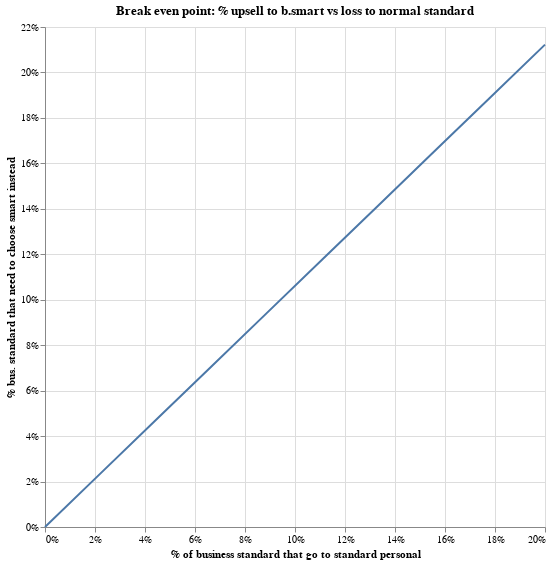

Notebook code cell kept with this figure:
### Code cell
def output_perc_upsell(value_bsmart, value_standard, value_bstandard, probs):
    """
    standard_prob = % of b-standard that switches to personal standard
    value_bsmart = Avg. net PNL after 12 months for business smart
    value_standard = Avg. net PNL after 12 months for standard customer
    value_bstandard = Avg. net PNL after 12 months for business standard customer
    probs = Dictionary of baseline xsell values at kyc

    """
    df = pd.DataFrame(
        np.linspace(0, 0.2, 10), columns=["business_standard_to_personal"]
    ).reset_index()

    def compute_smart(standard_prob):
        """
        Computes implied xsell to smart.
        """
        # how much we loose per customer due to personal standard cannibalization
        loss = probs["bstandard"] * standard_prob * (value_bstandard - value_standard)

        # adjust new business standard size
        new_bstandard = probs["bstandard"] * (1 - standard_prob)

        # What % of bstandard needs to upgrade to smart to make it worthwhile?
        smart_prob = loss / ((value_bsmart - value_bstandard) * new_bstandard)

        if smart_prob > 1:
            return np.nan
        else:
            return smart_prob * new_bstandard / probs["bstandard"]

    df["implied_smart"] = df.apply(
        lambda x: compute_smart(x["business_standard_to_personal"]), axis=1
    )

    chart = (
        alt.Chart(df)
        .mark_line()
        .encode(
            x=alt.X(
                "business_standard_to_personal:Q",
                axis=alt.Axis(
                    format="%",
                    title="% of business standard that go to standard personal",
                ),
            ),
            y=alt.Y(
                "implied_smart:Q",
                axis=alt.Axis(
                    format="%",
                    title="% bus. standard that need to choose smart instead",
                ),
            ),
        )
        .properties(
            width=500,
            height=500,
            title="Break even point: % upsell to b.smart vs loss to normal standard",
        )
    )
    return chart


output_perc_upsell(values["smart"], values["standard"], values["bstandard"], probs)

### Figure 1 — Vega-Lite specification as saved in the notebook (floating-point values rounded to 4 significant figures)
{"config": {"view": {"continuousWidth": 400, "continuousHeight": 300}}, "data": {"name": "data-32a9d3252b03d20f7e3c9a26ab507573"}, "mark": "line", "encoding": {"x": {"type": "quantitative", "axis": {"format": "%", "title": "% of business standard that go to standard personal"}, "field": "business_standard_to_personal"}, "y": {"type": "quantitative", "axis": {"format": "%", "title": "% bus. standard that need to choose smart instead"}, "field": "implied_smart"}}, "height": 500, "title": "Break even point: % upsell to b.smart vs loss to normal standard", "width": 500, "$schema": "https://vega.github.io/schema/vega-lite/v4.8.1.json", "datasets": {"data-32a9d3252b03d20f7e3c9a26ab507573": [{"index": 0, "business_standard_to_personal": 0.0, "implied_smart": 0.0}, {"index": 1, "business_standard_to_personal": 0.02222, "implied_smart": 0.02358}, {"index": 2, "business_standard_to_personal": 0.04444, "implied_smart": 0.04717}, {"index": 3, "business_standard_to_personal": 0.06667, "implied_smart": 0.07075}, {"index": 4, "business_standard_to_personal": 0.08889, "implied_smart": 0.09433}, {"index": 5, "business_standard_to_personal": 0.1111, "implied_smart": 0.1179}, {"index": 6, "business_standard_to_personal": 0.1333, "implied_smart": 0.1415}, {"index": 7, "business_standard_to_personal": 0.1556, "implied_smart": 0.1651}, {"index": 8, "business_standard_to_personal": 0.1778, "implied_smart": 0.1887}, {"index": 9, "business_standard_to_personal": 0.2, "implied_smart": 0.2122}]}}
